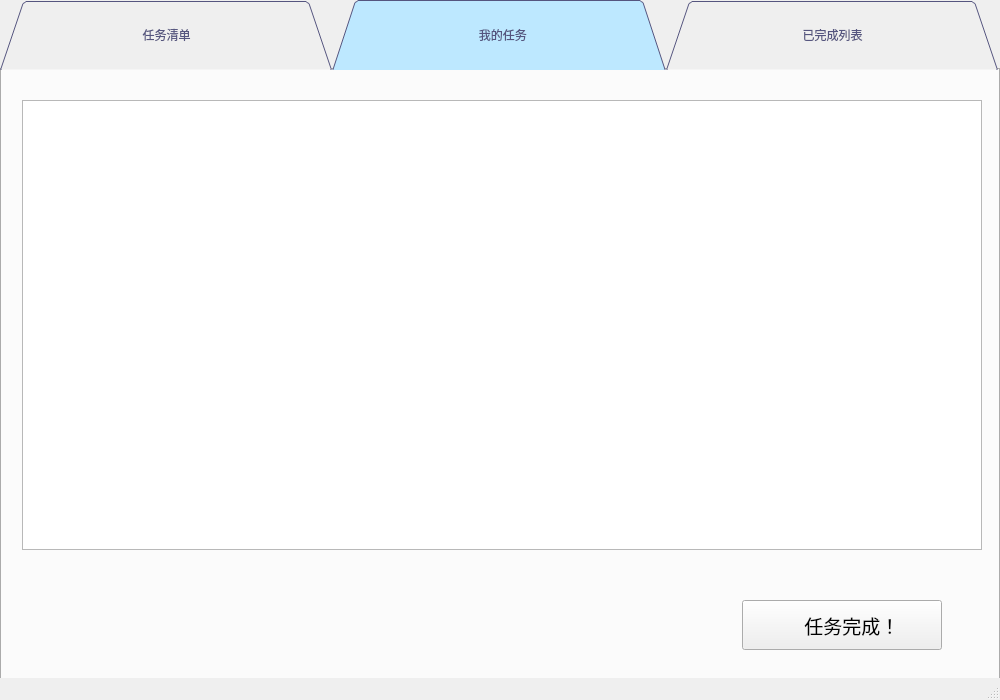
<?xml version="1.0" encoding="UTF-8"?>
<ui version="4.0">
 <class>cookwindow</class>
 <widget class="QMainWindow" name="cookwindow">
  <property name="geometry">
   <rect>
    <x>0</x>
    <y>0</y>
    <width>1000</width>
    <height>700</height>
   </rect>
  </property>
  <property name="windowTitle">
   <string>点都德++餐厅管理与服务系统</string>
  </property>
  <property name="styleSheet">
   <string notr="true">QTabBar::tab{
background: rgb(188, 203, 255);
	color: rgb(85, 85, 127);
	padding:20px;
width:293px;
height:30px;
	font: 14pt &quot;微软雅黑&quot;;
}
QTabBar::tab:selected{
background-color: rgb(189, 232, 255);

}
</string>
  </property>
  <widget class="QWidget" name="centralwidget">
   <widget class="QTabWidget" name="tabWidget">
    <property name="geometry">
     <rect>
      <x>0</x>
      <y>0</y>
      <width>1000</width>
      <height>700</height>
     </rect>
    </property>
    <property name="tabShape">
     <enum>QTabWidget::Triangular</enum>
    </property>
    <property name="currentIndex">
     <number>1</number>
    </property>
    <widget class="QWidget" name="tab">
     <attribute name="title">
      <string>任务清单</string>
     </attribute>
     <widget class="QTableWidget" name="tdTable">
      <property name="geometry">
       <rect>
        <x>20</x>
        <y>30</y>
        <width>960</width>
        <height>450</height>
       </rect>
      </property>
      <property name="font">
       <font>
        <family>微软雅黑</family>
        <pointsize>12</pointsize>
       </font>
      </property>
     </widget>
     <widget class="QPushButton" name="bRefresh1">
      <property name="geometry">
       <rect>
        <x>550</x>
        <y>520</y>
        <width>150</width>
        <height>50</height>
       </rect>
      </property>
      <property name="font">
       <font>
        <family>微软雅黑</family>
        <pointsize>14</pointsize>
       </font>
      </property>
      <property name="text">
       <string> 刷新列表</string>
      </property>
     </widget>
     <widget class="QPushButton" name="bAdd">
      <property name="geometry">
       <rect>
        <x>760</x>
        <y>520</y>
        <width>220</width>
        <height>50</height>
       </rect>
      </property>
      <property name="font">
       <font>
        <family>微软雅黑</family>
        <pointsize>14</pointsize>
       </font>
      </property>
      <property name="text">
       <string>  加入“我的任务”</string>
      </property>
     </widget>
    </widget>
    <widget class="QWidget" name="tab_2">
     <attribute name="title">
      <string>  我的任务</string>
     </attribute>
     <widget class="QTableWidget" name="myTable">
      <property name="geometry">
       <rect>
        <x>20</x>
        <y>30</y>
        <width>960</width>
        <height>450</height>
       </rect>
      </property>
      <property name="font">
       <font>
        <family>微软雅黑</family>
        <pointsize>12</pointsize>
       </font>
      </property>
     </widget>
     <widget class="QPushButton" name="bComplete">
      <property name="geometry">
       <rect>
        <x>740</x>
        <y>530</y>
        <width>200</width>
        <height>50</height>
       </rect>
      </property>
      <property name="font">
       <font>
        <family>微软雅黑</family>
        <pointsize>14</pointsize>
       </font>
      </property>
      <property name="text">
       <string>    任务完成！</string>
      </property>
     </widget>
    </widget>
    <widget class="QWidget" name="tab_3">
     <attribute name="title">
      <string>已完成列表</string>
     </attribute>
     <widget class="QTableWidget" name="cTable">
      <property name="geometry">
       <rect>
        <x>20</x>
        <y>30</y>
        <width>960</width>
        <height>450</height>
       </rect>
      </property>
      <property name="font">
       <font>
        <family>微软雅黑</family>
        <pointsize>12</pointsize>
       </font>
      </property>
     </widget>
     <widget class="QPushButton" name="bRefresh2">
      <property name="geometry">
       <rect>
        <x>30</x>
        <y>520</y>
        <width>180</width>
        <height>50</height>
       </rect>
      </property>
      <property name="font">
       <font>
        <family>微软雅黑</family>
        <pointsize>14</pointsize>
       </font>
      </property>
      <property name="text">
       <string> 刷新列表</string>
      </property>
     </widget>
     <widget class="QPushButton" name="bLogout">
      <property name="geometry">
       <rect>
        <x>410</x>
        <y>520</y>
        <width>180</width>
        <height>50</height>
       </rect>
      </property>
      <property name="font">
       <font>
        <family>微软雅黑</family>
        <pointsize>14</pointsize>
       </font>
      </property>
      <property name="text">
       <string>  退出登录</string>
      </property>
     </widget>
     <widget class="QPushButton" name="bExit">
      <property name="geometry">
       <rect>
        <x>790</x>
        <y>520</y>
        <width>180</width>
        <height>50</height>
       </rect>
      </property>
      <property name="font">
       <font>
        <family>微软雅黑</family>
        <pointsize>14</pointsize>
       </font>
      </property>
      <property name="text">
       <string>  退出系统</string>
      </property>
     </widget>
    </widget>
   </widget>
  </widget>
  <widget class="QMenuBar" name="menubar">
   <property name="geometry">
    <rect>
     <x>0</x>
     <y>0</y>
     <width>1000</width>
     <height>17</height>
    </rect>
   </property>
  </widget>
  <widget class="QStatusBar" name="statusbar"/>
 </widget>
 <resources/>
 <connections/>
</ui>
